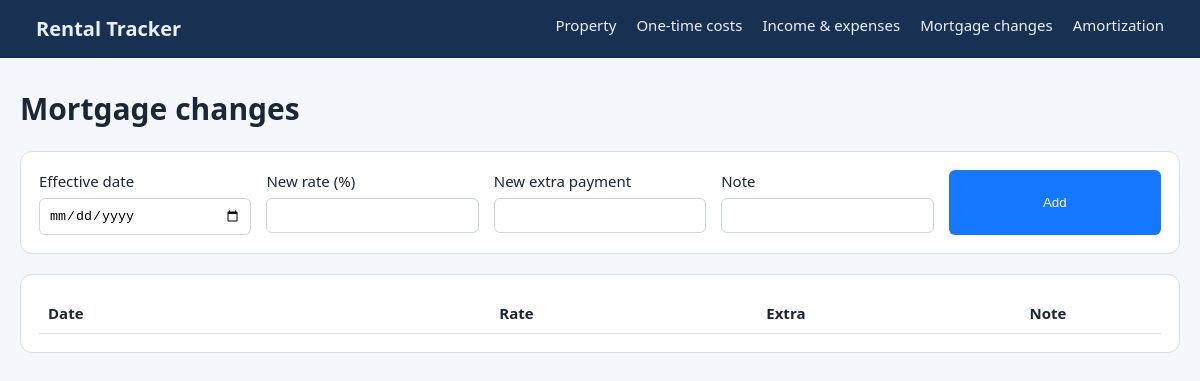
The page /mortgage-changes on the database as committed earlier.
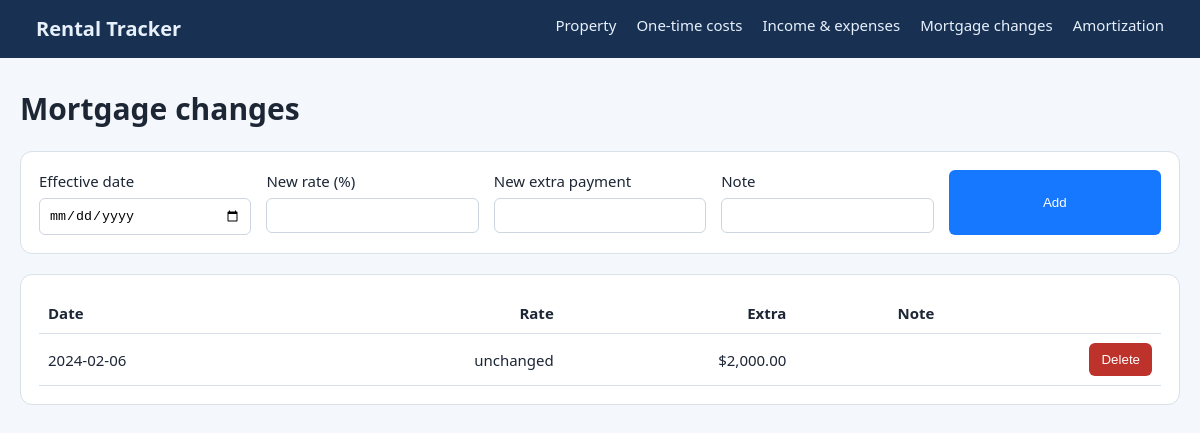
The same page on the database as committed later.
### tables this page shows
CREATE TABLE mortgage_change(id integer primary key autoincrement,effective_date text,interest_rate real,extra_payment real,note text);

### app.py (the view, shortened to what this page needs)
@app.route("/mortgage-changes", methods=["GET", "POST"])
def changes():
    return render_template(
        "changes.html",
        rows=db().execute(
            """
            select *
            from mortgage_change
            order by effective_date desc
            """
        ).fetchall(),
    )

### app.py (called while the page is built)
def db():
    if "db" not in g:
        g.db = sqlite3.connect(DB)
        g.db.row_factory = sqlite3.Row
    return g.db

@app.teardown_appcontext
def close(_=None):
    x = g.pop("db", None)
    if x:
        x.close()

@app.template_filter("money")
def money(v):
    return f"${float(v or 0):,.2f}"

### templates/changes.html
{% extends'base.html'%}{% block body %}<h1>Mortgage changes</h1><form method="post" class="form panel"><label>Effective date<input type="date" name="effective_date" required></label><label>New rate (%)<input type="number" step="any" name="interest_rate"></label><label>New extra payment<input type="number" step=".01" name="extra_payment"></label><label>Note<input name="note"></label><button>Add</button></form><section class="panel"><table><tr><th>Date</th><th>Rate</th><th>Extra</th><th>Note</th><th></th></tr>{% for r in rows %}<tr><td>{{r.effective_date}}</td><td>{{r.interest_rate if r.interest_rate is not none else'unchanged'}}</td><td>{{r.extra_payment|money if r.extra_payment is not none else'unchanged'}}</td><td>{{r.note}}</td><td><form method="post" action="/mortgage-changes/{{r.id}}/delete"><button class="danger">Delete</button></form></td></tr>{% endfor %}</table></section>{% endblock %}

Rows that differ between the two databases and show on the page:
added mortgage_change: effective_date "2024-02-06", interest_rate "unchanged", extra_payment "$2,000.00"
